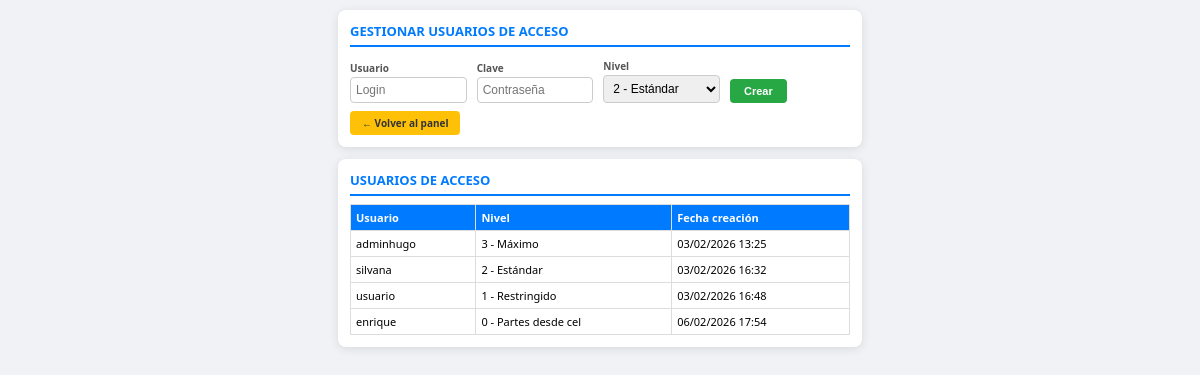
/gestionar_accesos.php (signed in), run on the app's committed database.
### tables this page shows
CREATE TABLE `accesos` (
  `id` int(11) NOT NULL AUTO_INCREMENT,
  `usuario` varchar(80) NOT NULL,
  `clave` varchar(255) NOT NULL,
  `nivel_acceso` tinyint(4) NOT NULL DEFAULT 2,
  `creado_por_id` int(11) DEFAULT NULL,
  `fecha_creacion` datetime DEFAULT current_timestamp(),
  PRIMARY KEY (`id`),
  UNIQUE KEY `usuario` (`usuario`),
  KEY `idx_usuario` (`usuario`),
  KEY `idx_nivel` (`nivel_acceso`)
);

### gestionar_accesos.php (the view, shortened to what this page needs)
<?php
include 'db.php';
$lista = mysqli_query($conexion, "SELECT id, usuario, nivel_acceso, fecha_creacion FROM accesos ORDER BY nivel_acceso DESC, usuario ASC");
?>
<!DOCTYPE html>
<html lang="es">
<head>
</head>
<body>
<div class="card">
    <h2>Gestionar usuarios de acceso</h2>
    <form method="POST">
        <div class="fila-form">
            <div>
                <label>Usuario</label>
                <input type="text" name="usuario" required placeholder="Login">
            </div>
            <div>
                <label>Clave</label>
                <input type="password" name="clave" required placeholder="Contraseña">
            </div>
            <div>
                <label>Nivel</label>
                <select name="nivel_acceso">
                    <option value="2" selected>2 - Estándar</option>
                </select>
            </div>
            <div class="btn-wrap">
                <button type="submit" name="crear">Crear</button>
            </div>
        </div>
    </form>
    <a href="index.php" class="volver">← Volver al panel</a>
</div>
<div class="card">
    <h2>Usuarios de acceso</h2>
    <table>
        <thead>
            <tr><th>Usuario</th><th>Nivel</th><th>Fecha creación</th></tr>
        </thead>
        <tbody>
            <?php
            $nombres_nivel = [0 => 'Partes desde cel', 1 => 'Restringido', 2 => 'Estándar', 3 => 'Máximo'];
            while ($r = mysqli_fetch_assoc($lista)):
                $n = (int)$r['nivel_acceso'];
                $nombre_nivel = $nombres_nivel[$n] ?? $n;
            ?>
                <tr>
                    <td><?= htmlspecialchars($r['usuario']) ?></td>
                    <td><?= $n ?> - <?= htmlspecialchars($nombre_nivel) ?></td>
                    <td><?= date('d/m/Y H:i', strtotime($r['fecha_creacion'])) ?></td>
                </tr>
            <?php endwhile; ?>
        </tbody>
    </table>
</div>
</body>
</html>

### gestionar_accesos.php (style rules this page uses)
body { font-family: 'Segoe UI', sans-serif; background: #f0f2f5; margin: 0; padding: 10px; }
.card { background: white; padding: 12px; border-radius: 8px; box-shadow: 0 2px 10px rgba(0,0,0,0.1); max-width: 500px; margin: 0 auto 12px; }
h2 { color: #007bff; margin: 0 0 8px 0; font-size: 13px; text-transform: uppercase; border-bottom: 2px solid #007bff; padding-bottom: 5px; }
label { display: block; margin: 4px 0 2px; font-size: 10px; font-weight: bold; color: #555; }
input, select { width: 100%; padding: 5px; box-sizing: border-box; border: 1px solid #ccc; border-radius: 4px; font-size: 12px; }
button { padding: 6px 14px; background: #28a745; color: white; border: none; border-radius: 4px; font-weight: bold; cursor: pointer; font-size: 11px; }
.volver { display: inline-block; margin-top: 8px; padding: 5px 12px; background: #ffc107; color: #333; text-decoration: none; font-weight: bold; border-radius: 4px; font-size: 10px; }
table { width: 100%; border-collapse: collapse; font-size: 11px; margin-top: 8px; }
th, td { border: 1px solid #ddd; padding: 5px; text-align: left; }
th { background: #007bff; color: white; }
.fila-form { display: flex; gap: 10px; align-items: flex-end; flex-wrap: wrap; }
.fila-form > div { flex: 1; min-width: 100px; }
.fila-form > div:last-child { flex: 0 0 120px; }
.fila-form .btn-wrap { flex: 0 0 auto; }

### data on the page
accesos: usuario "adminhugo", nivel_acceso "3", nivel_acceso "Máximo", fecha_creacion "03/02/2026 13:25"
accesos: usuario "silvana", nivel_acceso "2", nivel_acceso "Estándar", fecha_creacion "03/02/2026 16:32"
accesos: usuario "usuario", nivel_acceso "1", nivel_acceso "Restringido", fecha_creacion "03/02/2026 16:48"
accesos: usuario "enrique", nivel_acceso "0", nivel_acceso "Partes desde cel", fecha_creacion "06/02/2026 17:54"
